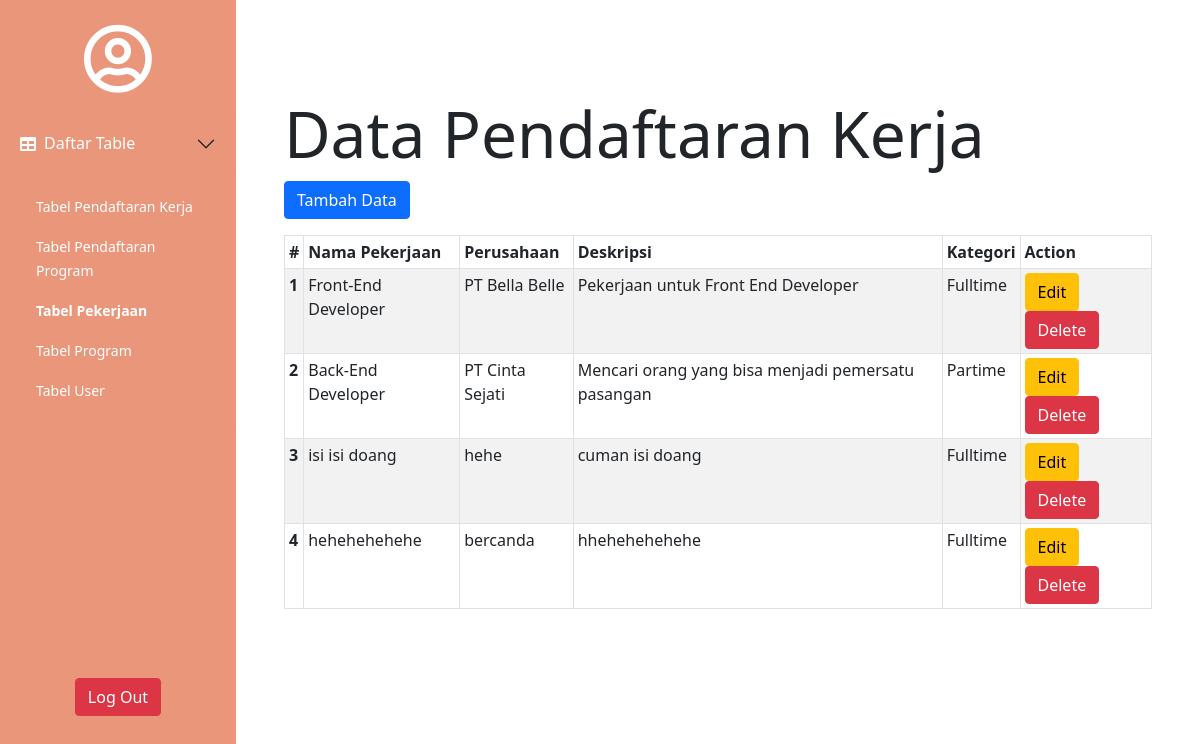
/admin/pekerjaan.php, run on an earlier commit of the app's database.
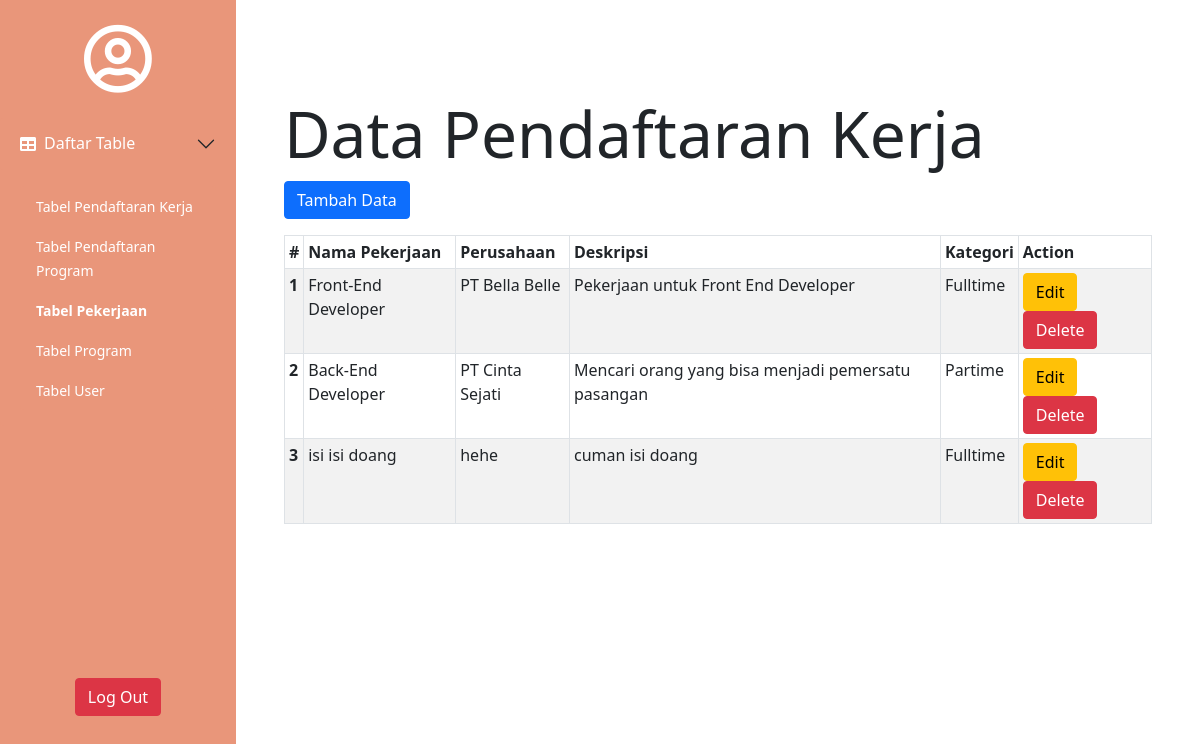
And on a later commit of the database.
### tables this page shows
CREATE TABLE `pekerjaan` (
  `id` int(12) NOT NULL,
  `nama` varchar(255) DEFAULT NULL,
  `perusahaan` varchar(255) DEFAULT NULL,
  `deskripsi` text DEFAULT NULL,
  `kategori` varchar(255) DEFAULT NULL
);

### admin/pekerjaan.php (the view, shortened to what this page needs)
<?php
include 'admin_config.php';
$i = 1;
$sql = "SELECT * FROM pekerjaan";
$select = mysqli_query($conn,$sql);
?>
<!doctype html>
	<html lang="en">
	<head>
		<link href="https://cdn.jsdelivr.net/npm/bootstrap@5.0.2/dist/css/bootstrap.min.css" rel="stylesheet">
		<link rel="stylesheet" href="https://use.fontawesome.com/releases/v5.7.0/css/all.css">
	</head>
	<body>
		<div class="d-flex">
			<div id="sidebar">
				<div class="text-center p-4">
					<i class="far fa-user-circle" style="font-size: 70px;"></i>
				</div>
				<div style="min-height: 70vh;">
					<div class="accordion-item" style="background-color: darksalmon; border: 0;">
						<h2 class="accordion-header" id="headingTwo">
							<button class="accordion-button collapsed" type="button" data-bs-toggle="collapse" data-bs-target="#collapseTwo" aria-expanded="false" aria-controls="collapseTwo" style="background-color: darksalmon; color:white;">
								<i class="fas fa-table pe-2"></i> Daftar Table
							</button>
						</h2>
						<div id="collapseTwo" class="accordion-collapse collapse show" aria-labelledby="headingTwo" data-bs-parent="#accordionExample">
							<div class="accordion-body" >
								<ul class="list-group">
									<li class="list-group-item"><a href="home.php" class="tabel">Tabel Pendaftaran Kerja</a></li>
									<li class="list-group-item"><a href="daftar_program.php" class="tabel">Tabel Pendaftaran Program</a></li>
									<li class="list-group-item"><a href="pekerjaan.php" class="tabel fw-bold">Tabel Pekerjaan</a></li>
									<li class="list-group-item"><a href="program.php" class="tabel ">Tabel Program</a></li>
									<li class="list-group-item"><a href="user.php" class="tabel">Tabel User</a></li>
								</ul>
							</div>
						</div>
					</div>
				</div>
				<div class="text-center">
					<a href="../config.php?logout=yes" class="btn btn-danger">Log Out</a>
				</div>
			</div>
			<div class="container p-5 mt-5">
				<h1 class="display-3">Data Pendaftaran Kerja</h1>
				<a href="tambah.php?kategori=pekerjaan" class="btn btn-primary mb-3">Tambah Data</a>
				<table id="dtBasicExample" class="table table-striped table-bordered table-sm" cellspacing="0" width="100%">
					<thead>
						<tr>
							<th scope="col">#</th>
							<th scope="col">Nama Pekerjaan</th>
							<th scope="col">Perusahaan</th>
							<th scope="col">Deskripsi</th>
							<th scope="col">Kategori</th>
							<th scope="col">Action</th>
						</tr>
					</thead>
					<tbody>
						<?php foreach ($select as $key): ?>
							<tr>
								<th scope="row"><?=$i++?></th>
								<td><?=$key['nama']?></td>
								<td><?=$key['perusahaan']?></td>
								<td><?=$key['deskripsi']?></td>
								<td><?=$key['kategori']?></td>
								<td>
									<a class="btn btn-warning" href="update.php?kategori=pekerjaan&id=<?=$key['id']?>">Edit</a>
									<a class="btn btn-danger" href="admin_config.php?delete=pekerjaan&id=<?=$key['id']?>">Delete</a>
								</td>
							</tr>
						<?php endforeach ?>
					</tbody>
				</table>
			</div>
		</div>
	</body>
	</html>

### admin/pekerjaan.php (style rules this page uses)
div#sidebar { min-height: 100vh; width: 300px; background-color: darksalmon; color: #fff; }
.list-group-item { background-color: darksalmon; border: 0; color: #fff; }
.tabel { text-decoration: none; color: #fff; font-size: 14px; }

What changed in the data, as far as the page shows it:
removed pekerjaan: nama "hehehehehehe", perusahaan "bercanda", deskripsi "hhehehehehehe", kategori "Fulltime"
